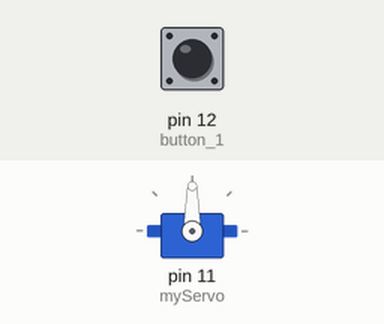
Simulated run of this sketch. Board: Arduino Uno, built with avr-gcc and run on an emulated ATmega328P. Shown: servo. Inputs (shaded band) come from the test bench; at power-on: pin 12 (button_1) HIGH.

Above: at 1.2 s.
1.3 s: pin 12 (button_1) pulled LOW for 0.15 s
At 2.4 s:
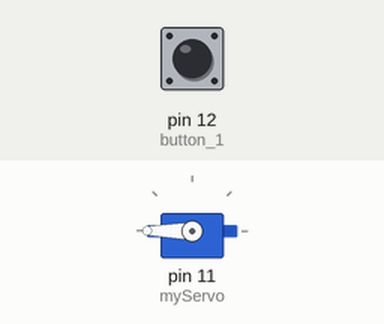
2.9 s: pin 12 (button_1) pulled LOW for 1 s
At 3.6 s:
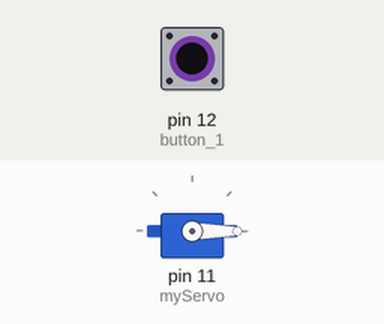
5.4 s: pin 12 (button_1) pulled LOW for 3.2 s
At 6.7 s:
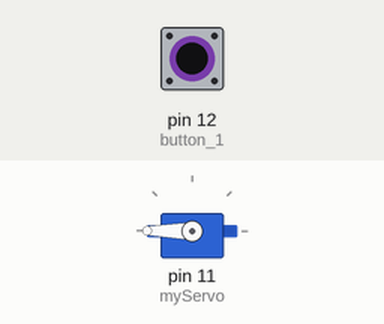
Timing chart, 0 to 8.4 s (numbered marks = the images above; inputs shaded):
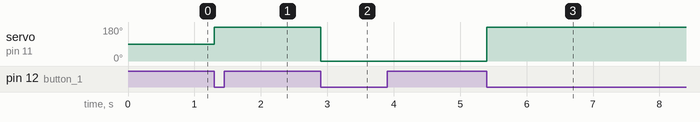

The sketch:

Smart_Door_2024.ino
```cpp
#include <Servo.h>
#include <PCF8574.h>
#include <Wire.h>


Servo myServo;
int button_1 = 12;
bool buttonState = false; // To keep track of button state
bool lastButtonState = false; // To keep track of previous button state
bool servoState = false; // To keep track of servo state
PCF8574 pcf8574(0x20);

void setup() {
  Serial.begin(9600);
  pinMode(button_1, INPUT_PULLUP);
  myServo.attach(11);
  pcf8574.begin();
}

void loop() {
  buttonState = digitalRead(button_1);

  // Check if button is pressed (transition from HIGH to LOW)
  if (buttonState == LOW && lastButtonState == HIGH) {
    servoState = !servoState; // Toggle servo state
    if (servoState) {
      myServo.write(180); // Move servo to 180 degrees
    } else {
      myServo.write(0); // Move servo to 0 degrees
    }
  }

  lastButtonState = buttonState; // Update lastButtonState for next iteration
}
```

Measured:
- after the input at 1.3 s, servo on pin 11 (myServo): 90° → 180° at once
- after the input at 2.9 s, servo on pin 11 (myServo): 180° → 0° at once
- after the input at 5.4 s, servo on pin 11 (myServo): 0° → 180° at once
